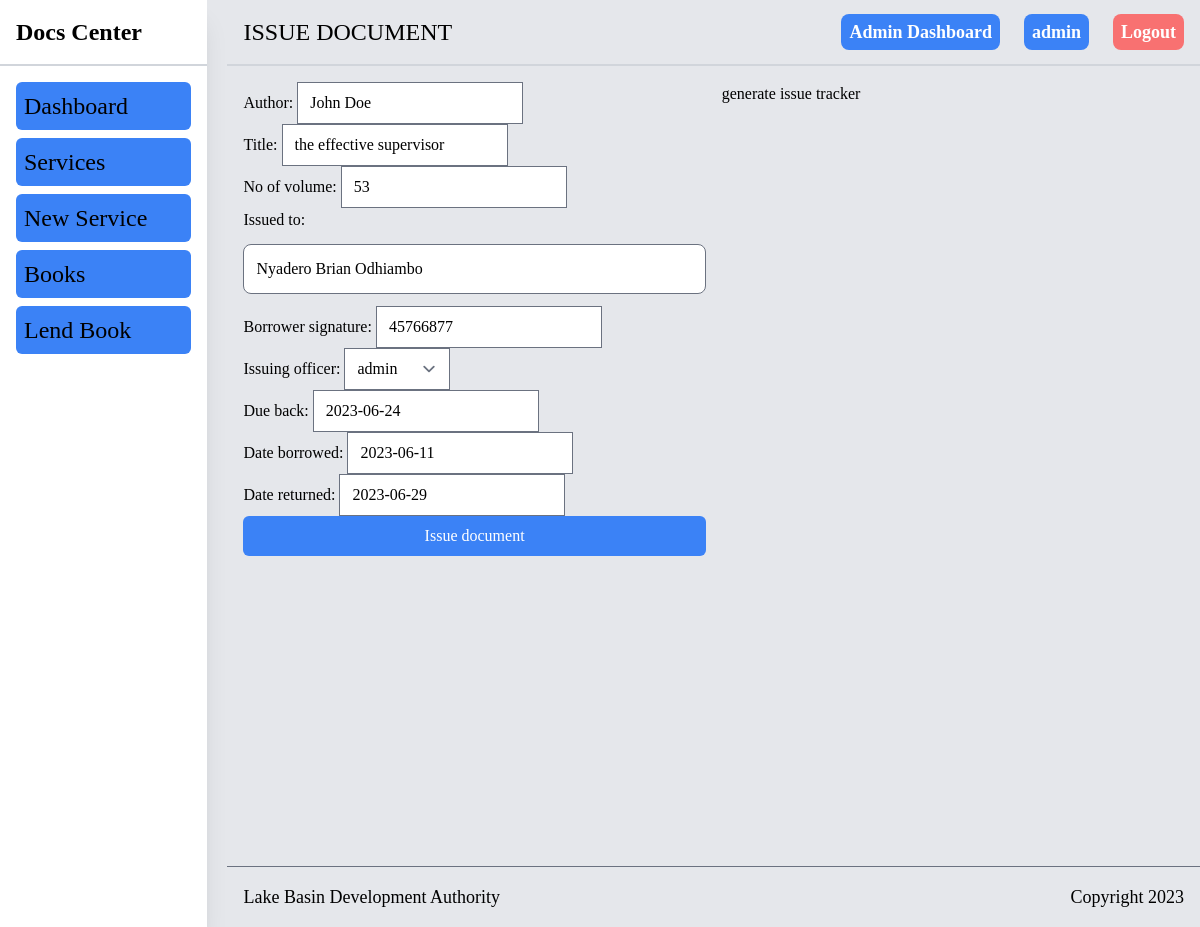
/library/issue-document/1 (signed in), run on the app's committed database.
### library/models.py (models this page shows, shortened)
class Book(models.Model):
    author = models.CharField(max_length=255)
    title = models.CharField(max_length=255)
    no_of_volume = models.CharField(max_length=255, null=True)
    issued_to = models.CharField(max_length=255, null=True)
    borrower_signature = models.IntegerField(null=False)
    created_at = models.DateTimeField(auto_now_add=True)
    returned = models.BooleanField(default=False)
    borrowed = models.BooleanField(default=False)
    issuing_officer = models.ForeignKey(User, related_name="books", on_delete=models.CASCADE, default=1)
    due_back = models.DateField(null=False)
    date_borrowed = models.DateField(null=False)
    date_returned = models.DateField(null = True)
    class Meta:
        ordering = ('title',)
        verbose_name_plural = "Books"

### library/views.py (the view)
# urls.py: re_path(r'^issue-document/(?P<pk>\d+)', views.issueDocument, name="issue-document"),
@login_required
def issueDocument(request, pk):
    document = get_object_or_404(Book, pk=pk)
    if request.method == "POST":
        form = LendDocument(instance=document, data=request.POST)
        if form.is_valid():
            document = form.save(commit=False)
            document.issued_to = request.POST.get("issued_to")
            document.borrowed = True
            document.issued_by = request.user.username
            document.save()
            return redirect("library:index")
    else:
        form = LendDocument(instance=document)
    return render(request, "library/issue-document.html", {"form": form, "object": document})

### library/forms.py
class LendDocument(forms.ModelForm):
    class Meta:
        model = Book
        exclude = ["name", "categories", "description", "image", "created_by", "returned", "borrowed", "return_date", "issued_by"]
        widgets = {
            "issued_to": forms.TextInput(attrs={"class": INPUT_CLASS}),
            "return_date": forms.DateInput(attrs={"class": INPUT_CLASS})
        }

### library/templates/library/issue-document.html (shortened to what this page needs)
{% extends 'core/base.html' %}
{% block crumbs %} Issue Document {% endblock %}
{% block content %}
<section class="h-96">
<div class="flex gap-4">
    <form action="" method="post" class="w-1/2">
       {{ form.as_p }}
        <div class="flex justify-end w-full">
                <button class="bg-blue-500 text-white w-full p-2 rounded-md ">Issue document</button>
        </div>
    </form>
    <div class="w-1/2">
        generate issue tracker
    </div>
</div>
{% endblock %}

### core/templates/core/base.html (shortened to what this page needs)
{% load static tailwind_tags %}
<!DOCTYPE html>
<html lang="en">
	<head>
		{% tailwind_css %}
	</head>
	<body class="bg-gray-200 font-serif leading-normal tracking-normal">
        <section class="flex gap-5">
            <aside class="bg-white shadow-xl w-64">
                <div class="sticky top-0">
                      <div class="p-4 border-b-2 border-b-gray-300">
                    <a href="/" class="font-semibold text-2xl" >Docs Center</a>
                </div>
                <nav class="p-4 w-full">
                    <ul class="">
                        <a href="/" class="text-2xl font-medium text-black dark:text-white mb-4 active::text-red-500">
                           <li class="mb-2 bg-blue-500 p-2 rounded-md w-full cursor-pointer focus:bg-blue-900">Dashboard</li>
                        </a>
                        <a href="{% url 'services:index' %}" class="text-2xl font-medium text-black dark:text-white mb-4">
                            <li class="mb-2 bg-blue-500 p-2 rounded-md w-full cursor-pointer focus:bg-blue-900">Services</li>
                        </a>
                        <a href="{% url 'services:new-request' %}" class="text-2xl font-medium text-black dark:text-white mb-4">
                            <li class="mb-2 bg-blue-500 p-2 rounded-md w-full cursor-pointer focus:bg-blue-900">New Service</li>
                        </a>
                        <a href="{% url 'library:index' %}" class="text-2xl font-medium text-black dark:text-white mb-4">
                            <li class="mb-2 bg-blue-500 p-2 rounded-md w-full cursor-pointer focus:bg-blue-900">Books</li>
                        </a>
                        <a href="{% url 'library:new-document' %}" class="text-2xl font-medium text-black dark:text-white mb-4">
                            <li class="mb-2 bg-blue-500 p-2 rounded-md w-full cursor-pointer focus:bg-blue-900">Lend Book</li>
                        </a>
                    </ul>
                </nav>
                </div>
            </aside>
            <section class="container mx-auto w-full">
                <nav class="w-full flex justify-between items-center p-4 sticky top-0 container mx-auto border-b-2 border-b-gray-300 z-20 bg-gray-200">
                            <div>
                        <h3 class="text-2xl font-medium uppercase">{% block crumbs %}{% endblock %}</h3>
                    </div>
                    <ul class="flex items-center space-x-6">
                        {% if request.user.is_authenticated %}
                        <li><a href="{% url 'admin:index' %}" class="text-lg font-semibold bg-blue-500 hover:bg-blue-700 text-white rounded-lg p-2">Admin Dashboard</a></li>
                        <li><a href="#" class="text-lg font-semibold bg-blue-500 hover:bg-blue-700 text-white rounded-lg p-2">{{request.user.username}}</a></li>
                        <li><a href="{% url 'logout' %}" class="text-lg font-semibold bg-red-400 hover:bg-red-700 text-white rounded-lg p-2">Logout</a></li>
                        {% else %}
                            <li><a href="{% url 'core:login' %}" class="text-lg font-semibold bg-blue-500 hover:bg-blue-700 text-white rounded-lg p-2">Login</a></li>
                            <li><a href="{% url 'admin:index' %}" class="text-lg font-semibold bg-blue-500 hover:bg-blue-700 text-white rounded-lg p-2">Admin</a></li>
                        {% endif %}
                    </ul>
                    </nav>
                <section class="min-h-screen">
			        <section class="min-h-screen p-4">
                       {% block content %}{% endblock %}
			        </section>
                </section>
                <footer class="container mx-auto border-t border-t-gray-500 p-4 flex justify-between items-center">
                    <h3 class="text-lg font-medium">Lake Basin Development Authority</h3>
                    <small class="text-lg font-medium" id="copyright">Copyright  </small>
                </footer>
            </section>
        </section>
	</body>
</html>

### data on the page
Book: author "John Doe", title "the effective supervisor", no_of_volume "53", issued_to "Nyadero Brian Odhiambo", borrower_signature "45766877", issuing_officer "admin", due_back "2023-06-24", date_borrowed "2023-06-11", date_returned "2023-06-29"

### other printed values
{{ request.user.username }} "admin"
